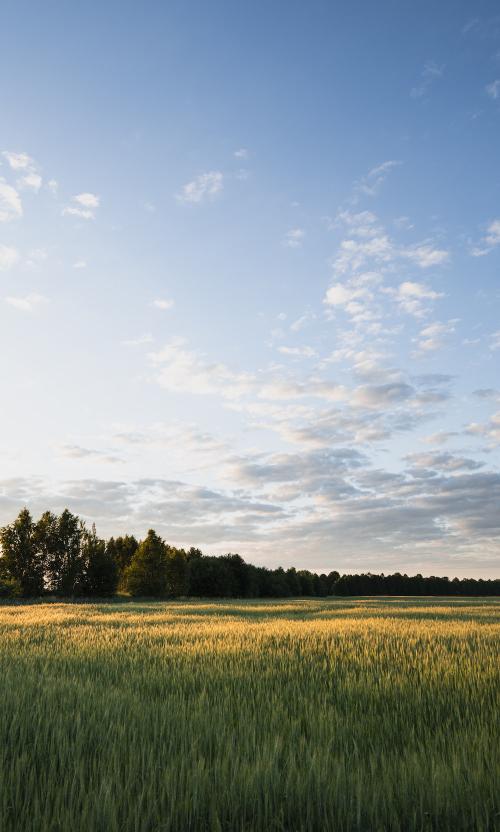
#> input picture background.png, 1000 x 1663 px (shown at 1/2 size); the run also reads 1 picture not shown here
$ python create_grid.py . out.png
#> lines starting #> are read from the running program, lines starting #| are printed output that depends on the picture
import os
import sys
import random
from PIL import Image, ImageDraw

# Get the input directory from the command line arguments
if len(sys.argv) < 3:
    print("Please provide the input directory and output name as command line arguments.")
    sys.exit(1)

input_dir = sys.argv[1]
output_name = sys.argv[2]

# Get a list of files in the input directory
files = os.listdir(input_dir)

# Shuffle the files list for different order
random.shuffle(files)

# Calculate the dimensions for the grid and spacing
grid_size = (6, 6)
spacing = 50
image_size = (250, 250)
extension_percentage = 0.05
border_thickness = 10

# Randomly select 25 images (if available) for the first collage
selected_files = random.sample(files, min(grid_size[0] * grid_size[1], len(files)))

# Calculate the extended image size
extended_image_size = (
    int(image_size[0] * (1 + extension_percentage)),
    int(image_size[1] * (1 + extension_percentage))
)

# Calculate the size of the final collage image
collage_width = grid_size[0] * extended_image_size[0] + (grid_size[0] - 1) * spacing
collage_height = grid_size[1] * extended_image_size[1] + (grid_size[1] - 1) * spacing
collage_size = (collage_width, collage_height)

# Create a new blank image for the first collage
collage1 = Image.new("RGBA", collage_size, (0, 0, 0, 0))
#> collage1: PIL image 1822x1822 RGBA; every value is 0

# Open the background image
background_path = "background.png"
background = Image.open(background_path).resize(collage_size)
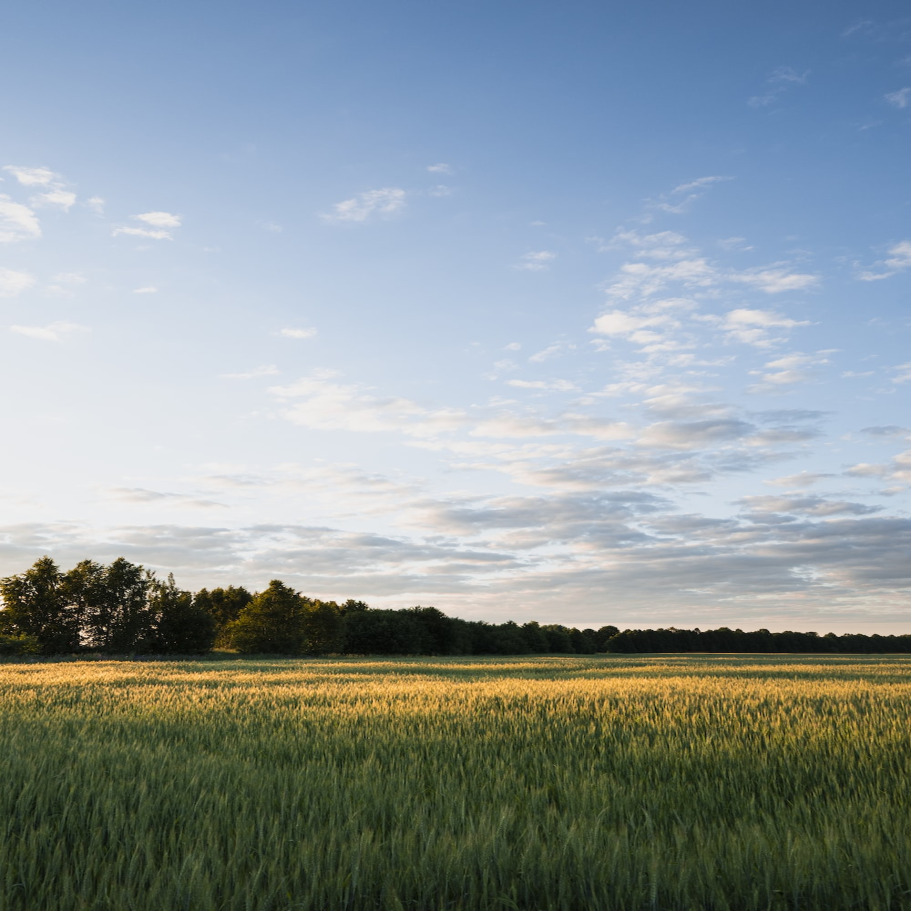
#> background: PIL image 1822x1822 RGB (shown at 1/2 size); mean R, G, B 139, 150.1, 153.2

# Make the background image 20% transparent
background = background.convert("RGBA")
#> background: PIL image 1822x1822 RGBA
background_with_transparency = Image.new("RGBA", background.size)
for x in range(background.width):
    for y in range(background.height):
        r, g, b, a = background.getpixel((x, y))
        background_with_transparency.putpixel((x, y), (r, g, b, int(a * 0.5)))
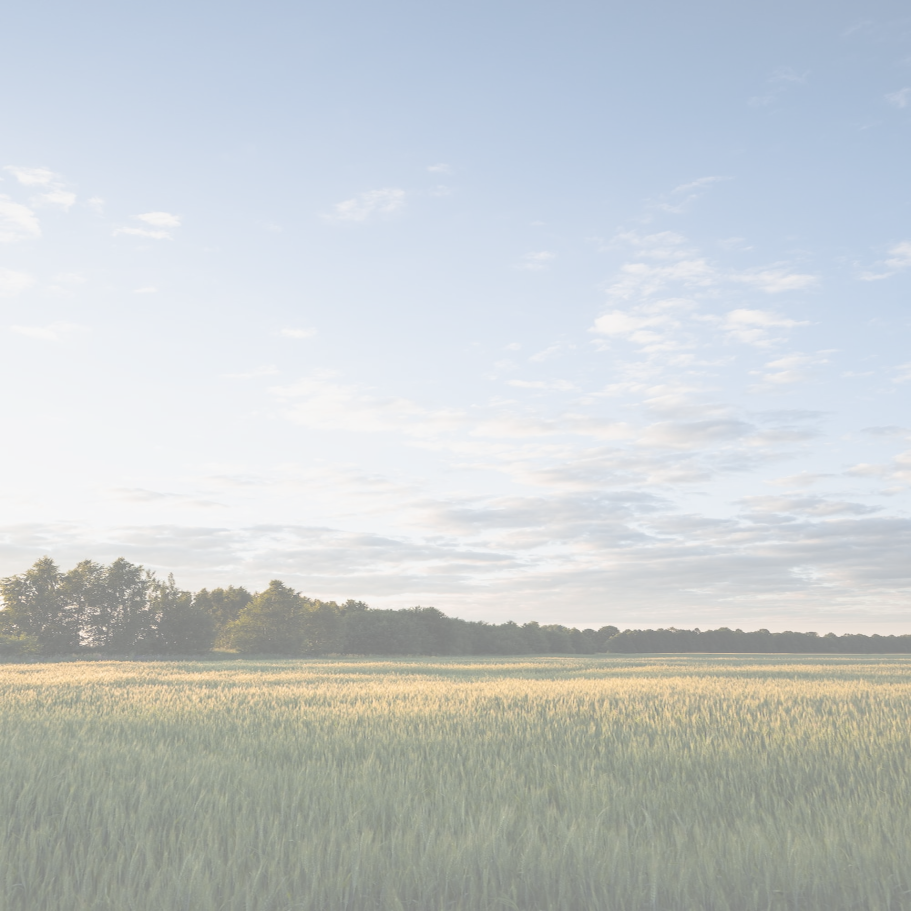
#> background_with_transparency: PIL image 1822x1822 RGBA (shown at 1/2 size); mean R, G, B, A 139, 150.1, 153.2, 127; transparent parts drawn white

# Paste the background with transparency onto the first collage
collage1.paste(background_with_transparency, (0, 0))

# Iterate over the selected files and paste them onto the first collage
for i, file in enumerate(selected_files):
    # Calculate the position to paste the current image
    x = (i % grid_size[0]) * (extended_image_size[0] + spacing)
    y = (i // grid_size[0]) * (extended_image_size[1] + spacing)
    position = (x, y)

    # Open the image file
    image_path = os.path.join(input_dir, file)
#> (the run stopped early here; a loop or call above may not have finished)
